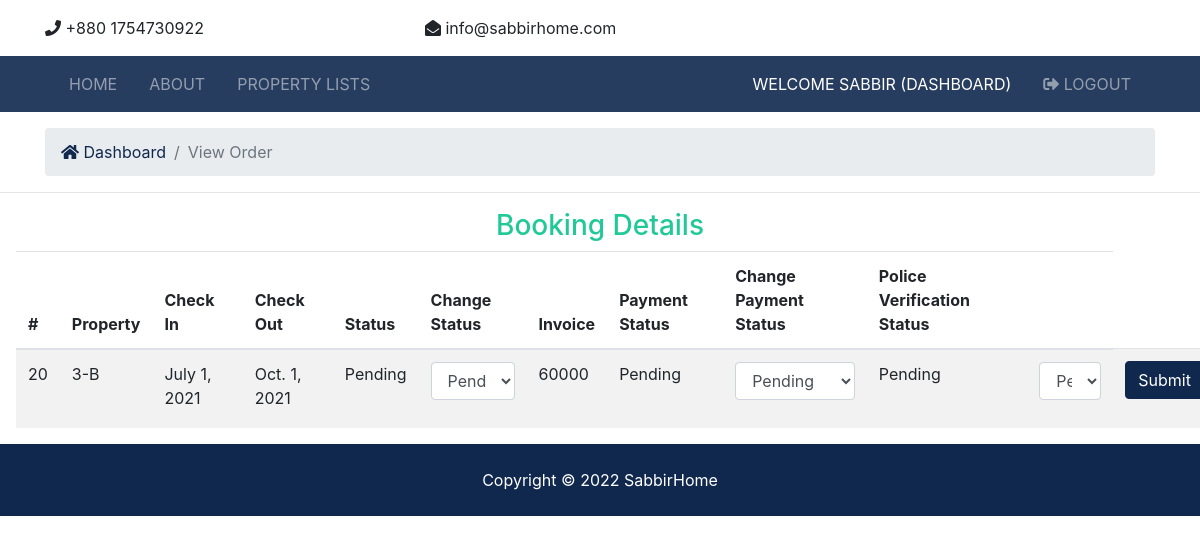
The app's page /dashboard/vieworder/16 (signed in) with its own data.
### accounts/models.py (models this page shows, shortened)
class CustomUser(AbstractUser):
    date_of_birth = models.DateField(verbose_name=_("Date of birth"), blank=True, null=True)
    address1 = models.CharField(verbose_name=_("Address line 1"), max_length=1024, blank=True, null=True)
    zip_code = models.CharField(verbose_name=_("Postal Code"), max_length=12, blank=True, null=True)
    city = models.CharField(verbose_name=_("City"), max_length=1024, blank=True, null=True)
    country = CountryField(blank=True, null=True)
    phone_regex = RegexValidator(regex=r"^\+(?:[0-9]●?){6,14}[0-9]$", message=_("Enter a valid international mobile phone number starting with +(country code)"))
    mobile_phone = models.CharField(validators=[phone_regex], verbose_name=_("Mobile phone"), max_length=17, blank=True, null=True)
    photo = models.ImageField(verbose_name=_("Photo"), upload_to='photos/', default='photos/default-user-avatar.png')
    class Meta:
        ordering = ['last_name']

### reservations/models.py (models this page shows, shortened)
class Reservation(models.Model):
    Reservation_STATUS = (
    ("1", "Pending"),
    ("2", "Approved"),
    ("3", "Canceled"),
    )
    Payment_STATUS = (
    ("1", "Pending"),
    ("2", "Paid"),
    ("3", "Due"),
    ("4", "Canceled"),
    )
    Police_verification_STATUS = (
    ("1", "Pending"),
    ("2", "Approved"),
    ("3", "Canceled"),
    )
    id = models.AutoField(primary_key=True)
    status=models.CharField(choices=Reservation_STATUS, max_length=15, default="Pending")
    check_in = MonthField("Month Value", help_text="some help...")
    check_out = MonthField("Month Value", help_text="some help...")
    flat = models.ForeignKey(Flat, on_delete = models.CASCADE)
    guest = models.ForeignKey(CustomUser, on_delete= models.CASCADE)
    amount = models.IntegerField(null=True)
    payment_number=models.CharField(max_length=20, null=True)
    trxid=models.CharField(max_length=250, null=True)
    paymentStatus=models.CharField(choices=Payment_STATUS, max_length=15, default="Pending")
    nid = models.IntegerField(null=True)
    nationality = models.CharField(max_length=250, null=True)
    marital_status = models.CharField(max_length=250, null=True)
    father_name = models.CharField(max_length=250, null=True)
    mother_name = models.CharField(max_length=250, null=True)
    policeStatus=models.CharField(choices=Police_verification_STATUS, max_length=15, default="Pending")

### flats/models.py (models this page shows, shortened)
class Flat(models.Model):
    FLAT_STATUS = (
    ("1", "available"),
    ("2", "not available"),
    )
    FLAT_TYPE = (
    ("1", "Premium"),
    ("2", "Deluxe"),
    ("3","Basic"),
    )
    id = models.AutoField(primary_key=True)
    house= models.ForeignKey(House, on_delete = models.CASCADE)
    flat_type = models.CharField(max_length=50,choices = FLAT_TYPE)
    price = models.IntegerField()
    status = models.CharField(choices =FLAT_STATUS,max_length = 15)
    flatnumber = models.CharField(max_length=20)
    description = models.TextField(blank=True)
    bedrooms = models.IntegerField()
    bathrooms = models.DecimalField(max_digits=2, decimal_places=1)
    garage = models.IntegerField(default=0)
    sqft = models.IntegerField()
    rent_status = models.BooleanField(default=True)
    photo_main = models.ImageField(upload_to='photos/%Y/%m/%d/')
    photo_1 = models.ImageField(upload_to='photos/%Y/%m/%d/', blank=True)
    photo_2 = models.ImageField(upload_to='photos/%Y/%m/%d/', blank=True)
    photo_3 = models.ImageField(upload_to='photos/%Y/%m/%d/', blank=True)
    photo_4 = models.ImageField(upload_to='photos/%Y/%m/%d/', blank=True)
    photo_5 = models.ImageField(upload_to='photos/%Y/%m/%d/', blank=True)
    photo_6 = models.ImageField(upload_to='photos/%Y/%m/%d/', blank=True)

### dashboard/views.py (the view)
# urls.py: path('vieworder/<int:flat_id>', views.vieworder, name='vieworder'),
@login_required()
@user_passes_test(lambda u: u.groups.filter(name='Home_owner').exists())
def vieworder(request, flat_id):
    reservation = Reservation.objects.filter(flat_id=flat_id).first()
    if reservation:
        context = {
            'reservation' : reservation,
        }
        return render(request,'dashboard/vieworder.html', context)
    else:
        messages.success(request,"It's Not Booked Yet")
        return redirect(request.META['HTTP_REFERER'])

### flats/templatetags/app_tags.py (called while the page is built)
@register.filter(name='has_group')
def has_group(user, group_name):
    group = Group.objects.get(name=group_name)
    return True if group in user.groups.all() else False

### templates/dashboard/vieworder.html (shortened to what this page needs)
{% extends 'base.html' %}
{% block content %}
<section id="bc" class="mt-3">
  <div class="container">
    <nav aria-label="breadcrumb">
      <ol class="breadcrumb">
        <li class="breadcrumb-item">
          <a href="{% url 'hodash' %}">
            <i class="fas fa-home"></i> Dashboard</a>
        </li>
        <li class="breadcrumb-item active">View Order</li>
      </ol>
    </nav>
  </div>
</section>
<hr>
<h3 class="text-success" style="text-align: center;">Booking Details</h3>
<table class="table table-striped ml-3 mb-3">
  <thead>
    <tr>
      <th scope="col">#</th>
      <th scope="col">Property</th>
      <th scope="col">Check In</th>
      <th scope="col">Check Out</th>
      <th scope="col">Status</th>
      <th scope="col">Change Status</th>
      <th scope="col">Invoice</th>
      <th scope="col">Payment Status</th>
      <th scope="col">Change Payment Status</th>
      <th scope="col">Police Verification Status</th>
      <th></th>
    </tr>
  </thead>
  <tbody>
    <tr>
      <form action="{% url 'changestatus' %}" method="POST">
      <td>{{ reservation.id }}</td>
      <td>{{ reservation.flat.flatnumber}}</td>
      <td>{{ reservation.check_in}}</td>
      <td>{{ reservation.check_out}}</td>
      <td>{{ reservation.get_status_display}}</td>
      <td>
        <div class="form-group">
          <select class="form-control" name="status" id="roomtype">
            <option value="1">Pending</option>
          </select>
        </div>
      </td>
      <td>{{ reservation.amount}}</td>
      <td>{{ reservation.get_paymentStatus_display}}</td>
      <td>
        <div class="form-group">
          <select class="form-control" name="paymentStatus" id="roomtype">
            <option value="1">Pending</option>
          </select>
        </div>
      </td>
      <td>{{ reservation.get_policeStatus_display}}</td>
        <td>
          <div class="form-group">
            <select class="form-control" name="policeStatus" id="roomtype">
              <option value="1">Pending</option>
            </select>
          </div>
        </td>
        <td>
          <button type="submit" class="btn btn-primary">Submit</button>
        </td>
      </form>
    </tr>
</table>
{% endblock content %}

### templates/partials/_navbar.html (shortened to what this page needs)
{% load static %}
{% load app_tags %}
<nav class="navbar navbar-expand-lg navbar-dark bg-primary sticky-top">
    <div class="container">
      <div class="collapse navbar-collapse" id="navbarNavAltMarkup">
        <ul class="navbar-nav">
          <li
            {% if '/' == request.path %}
              class="nav-item active mr-3"
            {% else %}
              class="nav-item mr-3"
            {% endif %}
          >
            <a class="nav-link" href="{% url 'index' %}">Home</a>
          </li>
          <li
            {% if 'about' in request.path %}
              class="nav-item active mr-3"
            {% else %}
              class="nav-item mr-3"
            {% endif %}
          >
            <a class="nav-link" href="{% url 'about' %}">About</a>
          </li>
          <li
            {% if 'listings' in request.path %}
              class="nav-item active mr-3"
            {% else %}
              class="nav-item mr-3"
            {% endif %}
          >
            <a class="nav-link" href="{% url 'flats' %}">Property Lists</a>
          </li>
        </ul>
        <ul class="navbar-nav ml-auto">
          {% if user.is_authenticated %}
            <li
            {% if 'dashboard' in request.path %}
              class="nav-item active mr-3"
            {% else %}
              class="nav-item mr-3"
            {% endif %}
            >
            {% if request.user|has_group:"user" %}
              <a class="nav-link" href="{% url 'userdash' %}">
               Welcome {{ user.username }} (Dashboard)</a>
            </li>
            {% elif request.user|has_group:"Home_owner" %}
            <a class="nav-link" href="{% url 'hodash' %}">
              Welcome {{ user.username }} (Dashboard)</a>
           </li>
           {% endif %}
            <li class="nav-item mr-3">
              <a href="javascript:{document.getElementById('logout').submit()}" class="nav-link">
                <i class="fas fa-sign-out-alt"></i> Logout
              </a>
            </li>
          {% endif %}
        </ul>
      </div>
    </div>
  </nav>

### static/css/all.css (style rules this page uses)
.fa, .fas, .far, .fal, .fab { -moz-osx-font-smoothing: grayscale; -webkit-font-smoothing: antialiased; display: inline-block; font-style: normal; font-variant: normal; text-rendering: auto; line-height: 1; }
.fa-home:before { content: "\f015"; }
.fa-sign-out-alt:before { content: "\f2f5"; }
.fa, .fas { font-family: 'Font Awesome 5 Free'; font-weight: 900; }

### static/css/style.css (style rules this page uses)
.navbar { opacity: 0.9; text-transform: uppercase; }

### records on screen
CustomUser: username "SABBIR"
Reservation: id "20", flat.flatnumber "3-B", check_in "July 1, 2021", check_out "Oct. 1, 2021", status "Pending", amount "60000", paymentStatus "Pending", policeStatus "Pending"
